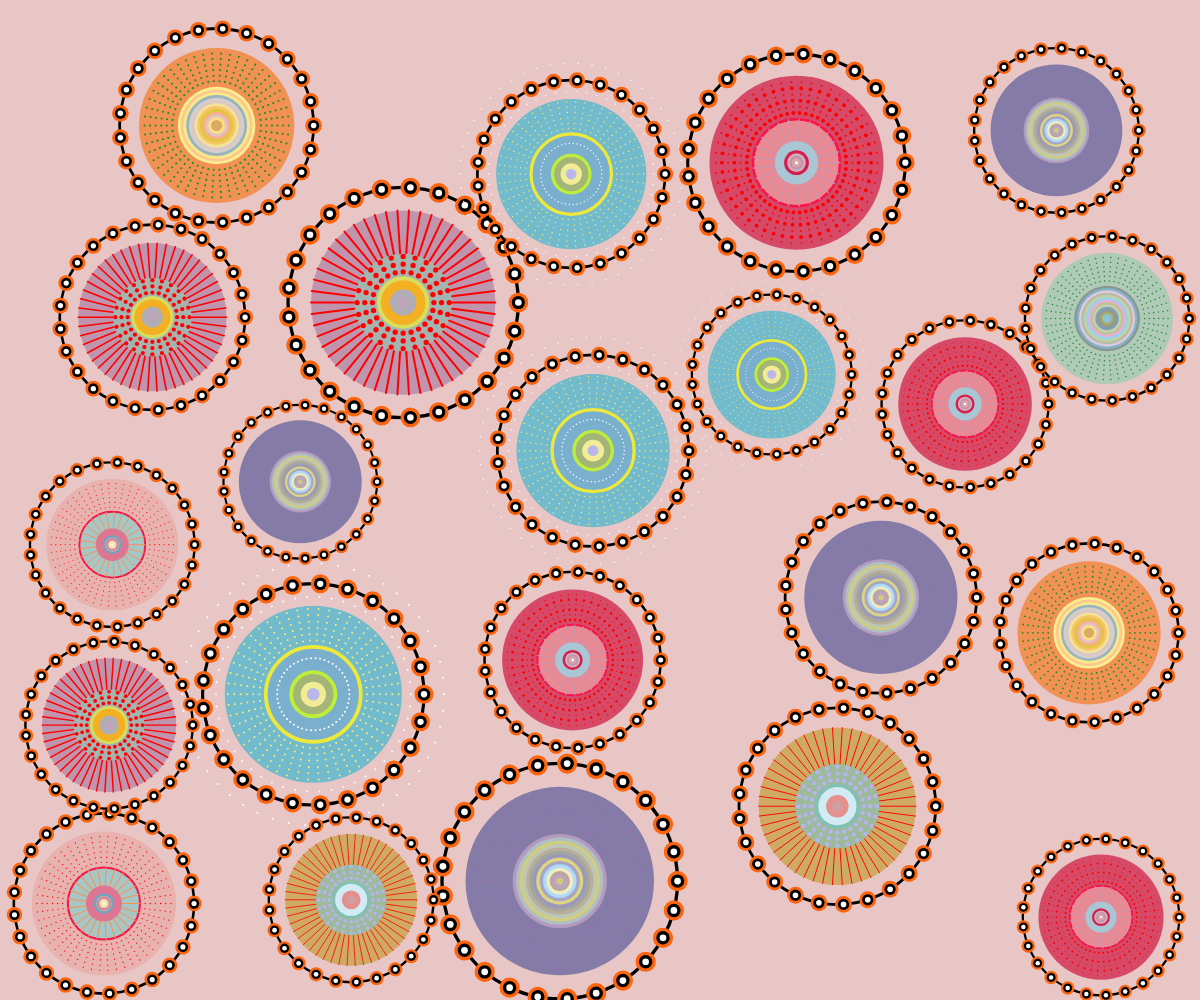
Frame 1 (no input)
Frame 60 (no input): identical to frame 1, image omitted
Frame 120 (the mouse pressed at the canvas centre since frame 60): identical to frame 1, image omitted

The p5.js sketch that drew this single still picture (run headless with seeded random() and noise() and a simulated clock; from frame 60 on, the mouse is pressed at the canvas centre):

// p5.js sketch
// ── sketch.js
// Base Configuration Class
//Creates an object that can be shared across all team members' code, allowing all patterns to use the same set of settings. 
//Source: https://developer.mozilla.org/zh-CN/docs/Web/JavaScript/Reference/Classes/static
// like a master task list for the entire codebase
class PatternConfig {
  static shared = {
    numCircles: 50,       // Number of small circles
    smallCircleSize: 5,   // Size of small circles
    numBorderCircles: 25, // Number of border circles
    borderCircleSizes: {
      outer: 30,          // Size of outer border circle
      middle: 20,         // Size of middle border circle
      inner: 10          // Size of inner border circle
    },
    mainCircleSize: 280,  // Size of main circle
    borderSize: 350      // Size of border
  };
}

// Base Circular Pattern Class
// Using class to easily create multiple similar patterns without repeating code
// x, y define the pattern position, scale defines the pattern size ratio
class CircularPattern {
  constructor(x, y, scale = 1) {
    this.x = x;
    this.y = y;
    this.scale = scale;
    this.config = PatternConfig.shared;
  }

  // Draw Border Decoration
  drawBorderDecoration() {
    stroke(0);
    strokeWeight(5 * this.scale);
    noFill();
    circle(this.x, this.y, this.config.borderSize * this.scale);

    const radius = 175 * this.scale;
    const sizes = this.config.borderCircleSizes;
    
    // Outer orange circle
    this.drawCircleRing(radius, this.config.numBorderCircles, sizes.outer, color(252, 101, 13));
    // Middle black circle
    this.drawCircleRing(radius, this.config.numBorderCircles, sizes.middle, color(0));
    // Inner white circle
    this.drawCircleRing(radius, this.config.numBorderCircles, sizes.inner, color(255));
  }

  // Draw a ring of circles to create a chain-like effect as in the reference image
  drawCircleRing(radius, count, size, fillColor) {
    fill(fillColor);
    noStroke();
    for (let i = 0; i < count; i++) {
      const angle = TWO_PI / count * i;
      const x = this.x + radius * cos(angle);
      const y = this.y + radius * sin(angle);
      circle(x, y, size * this.scale);
    }
  }

  // Draw radial lines to create a bicycle wheel spoke effect, radiating from the center
  drawRadialLines(innerRadius, outerRadius, count, strokeColor, weight = 2) {
    noFill();
    stroke(strokeColor);
    strokeWeight(weight * this.scale);
    
    for (let i = 0; i < count; i++) {
      const angle = TWO_PI / count * i;
      const x1 = this.x + innerRadius * cos(angle);
      const y1 = this.y + innerRadius * sin(angle);
      const x2 = this.x + outerRadius * cos(angle);
      const y2 = this.y + outerRadius * sin(angle);
      line(x1, y1, x2, y2);
    }
  }

  // Draw concentric circle
  drawConcentricCircle(diameter, fillColor, strokeColor = null, strokeWeight = 0) {
    fill(fillColor); //Skip border if no stroke color is se
    if (strokeColor) {
      stroke(strokeColor);
      this.setStrokeWeight(strokeWeight);
    } else {
      noStroke();
    }
    circle(this.x, this.y, diameter * this.scale);
  }

  // Set stroke weight
  setStrokeWeight(weight) {
    strokeWeight(weight * this.scale);
  }

  // Draw group of concentric circles
  drawConcentricRings(radii, circleSize, color) {
    fill(color);
    noStroke();
    radii.forEach(radius => {
      this.drawCircleRing(radius * this.scale, this.config.numCircles, circleSize * this.scale, color);
    });
  }
}

// First Pattern
class PurplePattern extends CircularPattern {
  draw() {
    // Main circle
    this.drawConcentricCircle(280, color(232,179,174));
    
    // Pink ring
    this.drawConcentricCircle(140, color(166,199,198), color(247, 20, 73), 4);
    
    // Green ring and radial lines
    this.drawConcentricCircle(70, color(222,118,146), color(200, 200, 50));
    this.drawRadialLines(35 * this.scale, 70 * this.scale, 25, color(250, 144, 82));
    
    // Inner circles
    const innerCircles = [
      { size: 40, fill: [113,164,192], stroke: [72, 135, 100] },
      { size: 30, fill: [207,178,168], stroke: [240, 84, 84] },
      { size: 25, fill: [218,71,137], stroke: [54, 49, 49] },
      { size: 22, fill: [221,178,174], stroke: [240, 84, 84] },
      { size: 15, fill: [243,233,171], stroke: [112, 194, 58] },
      { size: 5, fill: [255], stroke: [255] }
    ];


   // The forEach method is used to iterate over each object in the innerCircles array.
   // color(...fill) uses the spread operator (...), which takes each element in the array individually and passes it to the color() function. 
   // The reason for this is that the color() function requires individual RGB values as arguments, while fill is an array containing RGB values.

    innerCircles.forEach(({ size, fill, stroke }) => {
      this.drawConcentricCircle(size, color(...fill), color(...stroke));
    });
    
    // border deco
    this.drawBorderDecoration();
    
    // concentric rings
    this.drawConcentricRings([130, 120, 110, 100, 90, 80], 5, color(255, 0, 0));
  }
}

// Second pattern
class OrangePattern extends CircularPattern {
  draw() {
    // Main circle-purple
    this.drawConcentricCircle(280, color(191,148,173));
    
    // Green circle
    this.drawConcentricCircle(150, color(164,180,176));
    
    // Radial lines
    this.drawRadialLines(75 * this.scale, 140 * this.scale, 50, color(255, 0, 0), 3);
    
    // Internal dot group
    this.drawDotMatrix();
    
    // Inner circle
    const innerCircles = [
      { size: 80, fill: [217,221,92] },
      { size: 68, fill: [243,176,35] },
      { size: 40, fill: [176,173,182] },
      { size: 18, fill: [190,164,185] }
    ];

    innerCircles.forEach(({ size, fill }) => {
      this.drawConcentricCircle(size, color(...fill));
    });
    
    // Border decoration
    this.drawBorderDecoration();
  }

  drawDotMatrix() {
    fill(255, 0, 0);
    noStroke();
    const numCirclesRadial = 6;
    const numCirclesPerLayer = 24;
    const dotRadius = 4 * this.scale;
    const maxRadius = 70 * this.scale;

    //The outer loop controls the number of dots
    //a total of 6 layers from inside to outside
    for (let r = 1; r <= numCirclesRadial; r++) {
      const distance = (r / numCirclesRadial) * maxRadius;
      for (let i = 0; i < numCirclesPerLayer; i++) {
        const angle = TWO_PI / numCirclesPerLayer * i;
        const x = this.x + cos(angle) * distance;
        const y = this.y + sin(angle) * distance;
        circle(x, y, dotRadius * 2);
      }
    }
  }
}

// third pattern
class OrangeCirclePattern extends CircularPattern {
  draw() {
    // main circle
    this.drawConcentricCircle(280, color(113,187,204));
    this.drawConcentricCircle(150, color(122,175,205), color(238,232,58), 6);
    this.drawConcentricCircle(70, color(163,181,119), color(190,238,58), 6);
    this.drawConcentricRings([135, 125, 115, 105, 95, 85], 5, color(254,233,126));
    this.drawConcentricRings([57,154,207], 5, color(255));
    this.drawConcentricCircle(40, color(243,236,150));
    this.drawConcentricCircle(20, color(182,186,233));
    this.drawConcentricCircle(8, color(200,173,234));
    // border deco
    this.drawBorderDecoration();
  }
}

// forth pattern
class GreenPattern extends CircularPattern {
  draw() {
    this.drawConcentricCircle(280, color(207,170,99));
    this.drawRadialLines(75 * this.scale, 140 * this.scale, 50, color(255, 0, 0), 1.7);
    this.drawConcentricCircle(150, color(157,186,154));
    this.drawDotMatrix(color(180,180,238));
    const innerCircles = [
      { size: 80, fill: [128,193,183] },
      { size: 68, fill: [209,234,243] },
      { size: 40, fill: [228,145,142] },
      { size: 18, fill: [208,159,165] },
    ];

    innerCircles.forEach(({ size, fill }) => {
      this.drawConcentricCircle(size, color(...fill));
    });
    
    // border decoration
    this.drawBorderDecoration();
  }

  drawDotMatrix(dotColor) {
    fill(dotColor);
    noStroke();
    const numCirclesRadial = 6;
    const numCirclesPerLayer = 24;
    const dotRadius = 4 * this.scale;
    const maxRadius = 70 * this.scale;

    for (let r = 1; r <= numCirclesRadial; r++) {
      const distance = (r / numCirclesRadial) * maxRadius;
      for (let i = 0; i < numCirclesPerLayer; i++) {
        const angle = TWO_PI / numCirclesPerLayer * i;
        const x = this.x + cos(angle) * distance;
        const y = this.y + sin(angle) * distance;
        circle(x, y, dotRadius * 2);
      }
    }
  }
}

// The fifth pattern: white theme
class WhitePattern extends CircularPattern {
  draw() {
    let radius = 140;
    // main circle
    this.drawConcentricCircle(radius * 2, color(241,146,84));
    
    // Descending circle series
    const circles = [
      { size: 140, fill: [249,239,143] },
      { size: 130, fill: [255,198,147] },
      { size: 120, fill: [247,235,136] },
      { size: 110, fill: [153,179,193] },
      { size: 100, fill: [213,207,201] },
      { size: 90, fill: [220,199,200] },
      { size: 80, fill: [240,229,150] },
      { size: 70, fill: [250,196,106] },
      { size: 60, fill: [223,199,61] },
      { size: 50, fill: [248,175,140] },
      { size: 40, fill: [227,196,198] },
      { size: 30, fill: [253,225,128] },
      { size: 20, fill: [217,171,103] }
    ];
    // Iterate over each circle object in the circles array
    circles.forEach(({ size, fill }) => {
      // Extract 'size' and 'fill' properties from the circle object 
      // 'size' represents the size of the concentric circle 
      // 'fill' is an array representing color values, e.g., [r, g, b] 
      // Call the 'drawConcentricCircle' method to draw the circle 
      // Convert the 'fill' array to color values using the 'color' function
      this.drawConcentricCircle(size, color(...fill));
    });
    
    // Border decoration
    this.drawBorderDecoration();
    
    // Green ring
    this.drawConcentricRings([130, 120, 110, 100, 90, 80], 7, color(30, 142, 41));
  }
}

// Sixth pattern: yellow-orange theme
// Define a new class named YellowOrangePattern that extends the CircularPattern class
class YellowOrangePattern extends CircularPattern {
  // Override the draw method to define the specific pattern to be drawn
  draw() {
    // Main circle
    this.drawConcentricCircle(280, color(132,123,167));
    
    // Pink Circle Series
    this.drawConcentricCircle(140, color(180,153,192));
    this.drawConcentricCircle(130, color(174,192,193));
    
    // Descending circle series
    const recursiveCircles = [
    // Define an array of circle objects, each with a size and fill color for recursive drawing of concentric circles
      { size: 120, fill: [209,204,129] },
      { size: 110, fill: [188,199,183] },
      { size: 100, fill: [185,174,151] },
      { size: 90, fill: [161,166,162] },
      { size: 80, fill: [157,151,186] },
      { size: 70, fill: [220,214,128] },
      { size: 60, fill: [168,166,194] },
      { size: 50, fill: [173,219,255] },
      { size: 40, fill: [242,235,189] },
      { size: 30, fill: [184,167,162] },
      { size: 20, fill: [190,164,194] },
      { size: 10, fill: [209,202,122] },
    ];
    // Iterate over each circle object in the recursiveCircles array
    recursiveCircles.forEach(({ size, fill }) => {
    // Call the 'drawConcentricCircle' method to draw each concentric circle // Convert the 'fill' array to a color value and pass it along with 'size'
      this.drawConcentricCircle(size, color(...fill));
    });
    
    this.drawBorderDecoration();
    
    // Purple circle
    this.drawConcentricRings([130, 120, 110, 100, 90, 80], 5, color(152, 109, 185));
  }
}

    // Continue to the seventh pattern: SecondPurplePattern
class SecondPurplePattern extends CircularPattern {
  draw() {
    // main circle
    this.drawConcentricCircle(280, color(214,74,104));
    
    // pink circle
    this.drawConcentricCircle(140, color(234,137,145), color(247, 20, 73), 4);
    
    // green circle
    this.drawConcentricCircle(70, color(169,198,212), color(200, 200, 50));
    
    // Radial lines
    this.drawRadialLines(35 * this.scale, 70 * this.scale, 25, color(196,152,180));
    
    // Inner circle series
    const innerCircles = [
    // Define an array of circle objects, each containing the size, fill color, and stroke color for concentric circles
      { size: 40, fill: [213,30,80], stroke: [72, 135, 100] },
      { size: 30, fill: [222,173,179], stroke: [240, 84, 84] },
      { size: 25, fill: [181,186,194], stroke: [54, 49, 49] },
      { size: 22, fill: [199,144,175], stroke: [240, 84, 84] },
      { size: 15, fill: [216,165,169], stroke: [112, 194, 58] },
      { size: 5, fill: [255], stroke: [255] }
    ];
  // Iterate over each circle object in the innerCircles array
    innerCircles.forEach(({ size, fill, stroke }) => {
      // Call the 'drawConcentricCircle' method to draw the concentric circle 
      // Convert the 'fill' and 'stroke' arrays to color values and pass them in
      this.drawConcentricCircle(size, color(...fill), color(...stroke));
    });
    
    //Border decoration
    this.drawBorderDecoration();
    
    // Series of red rings, alternating sizes
    const ringRadii = [130, 120, 110, 100, 90, 80];
    // Iterate over each radius in the ringRadii array
    ringRadii.forEach((radius, index) => {
      // Determine the size of each circle in the ring // If the index is even, set circleSize to 5; if odd, set it to 10
      const circleSize = index % 2 === 0 ? 5 : 10;
      // Call the 'drawCircleRing' method to draw a ring of circles 
      // Scale the radius and circleSize based on this.scale
      this.drawCircleRing(
        radius * this.scale,
        this.config.numCircles,
        circleSize * this.scale,
        color(255, 0, 0)
      );
    });
  }
}

// The eighth pattern: the second white theme
class SecondWhitePattern extends CircularPattern {
  draw() {
    // main circle
    this.drawConcentricCircle(280, color(175,202,183));
    
    // First-level Decreasing Circle Series
    const circles = [
      { size: 140, fill: [138,150,146] },
      { size: 130, fill: [130,180,198] },
      { size: 120, fill: [223,201,222] },
      { size: 110, fill: [183,188,166] },
      { size: 100, fill: [196,209,164] },
      { size: 90, fill: [146,213,237] },
      { size: 80, fill: [234,172,220] },
      { size: 70, fill: [188,196,143] },
      { size: 60, fill: [198,207,180] },
      { size: 50, fill: [128,162,174] },
      { size: 40, fill: [142,152,154] },
      { size: 30, fill: [169,169,96] },
      { size: 20, fill: [142,195,211] }
    ];

    circles.forEach(({ size, fill }) => {
      this.drawConcentricCircle(size, color(...fill));
    });
    
    // Border Decoration
    this.drawBorderDecoration();
    
    // Special Ring Series
    const ringRadii = [130, 120, 110, 100, 90, 80];
    ringRadii.forEach(radius => {
      this.drawCircleRing(
        radius * this.scale,
        this.config.numCircles,
        7 * this.scale,
        color(30, 142, 41)
      );
    });
  }
}

// The PatternManager class is used to manage the creation and storage of a set of patterns source from：https://www.csdn.net/
class PatternManager {
  constructor() {
    this.patterns = [];
    this.patternClasses = [
      PurplePattern,
      OrangePattern,
      OrangeCirclePattern,
      GreenPattern,
      WhitePattern,
      YellowOrangePattern,
      SecondPurplePattern,
      SecondWhitePattern
    ];
    
    this.minPatterns = 20; // Defines the minimum number of patterns to be generated

    this.maxAttempts = 100; //  Defines the maximum number of attempts to create each pattern object
  }

  // Check if the pattern overlaps with an existing pattern
  checkOverlap(x, y, size) {
    for (let pattern of this.patterns) {
      // Calculate the horizontal and vertical distance between the current position and the center point of the pattern
      const dx = x - pattern.x;
      const dy = y - pattern.y;
      // The Pythagorean theorem is used to calculate the straight-line distance between two points
      const distance = sqrt(dx * dx + dy * dy);
      // Calculate the minimum safe distance between two patterns (sum of their radii)
      const minDistance = (size + pattern.size) / 2;
      
      if (distance < minDistance) {
        return true; // Have overlap
      }
    }
    return false; // nonoverlap
  }

  // Randomly gets a random position and size
  getRandomPosition() {
    // Define size range
    const minSize = min(windowWidth, windowHeight) * 0.15;
    const maxSize = min(windowWidth, windowHeight) * 0.25;
    const size = random(minSize, maxSize);
    
    // Defines the margins of the area that can be placed
    const margin = size / 2;
    // The x and y coordinates of the pattern are randomly generated to ensure that the pattern does not cross the window boundary
    const x = random(margin, windowWidth - margin);
    const y = random(margin, windowHeight - margin);
    
    return { x, y, size };
  }
   // The main way to create patterns, generating multiple patterns and storing them in the Patterns array
  createPatterns() {
     // Reset the patterns array to ensure that the pattern list is empty each time this method is called
    this.patterns = [];
    const maxPatterns = 30; // Maximum number of patterns. The number of patterns generated cannot exceed this number

    let attemptsCount = 0;// Records the current number of attempts

    const maxTotalAttempts = 1000; // An upper limit on the total number of attempts to avoid infinite loops
    
    // Cycle pattern generation when the number of patterns does not reach the maximum and the number of attempts is not exceeded
    while (this.patterns.length < maxPatterns && attemptsCount < maxTotalAttempts) {
      // Gets the randomly generated pattern position and size
      const { x, y, size } = this.getRandomPosition();
      
      // Check for overlap
      if (!this.checkOverlap(x, y, size)) {
       //Select a random pattern class from the pattern class array
        const PatternClass = random(this.patternClasses);
        
        // Calculate the scale (based on 350 as the base size)
        const scale = size / 350;
        
         // Creates a new pattern object, passing in the randomly generated position and scale
        const pattern = new PatternClass(x, y, scale);
        pattern.size = size;// Saves the actual size of the pattern to the size property of the pattern object
        
        this.patterns.push(pattern);// Adds the newly created pattern object to the patterns array
      }
      
      attemptsCount++;// Increase the number of attempts after each cycle
    }
    
    //Print the number of patterns generated and the total number of attempts
    console.log(`Created ${this.patterns.length} patterns after ${attemptsCount} attempts`);
  }

  draw() {
    // Sort by pattern size in descending order, with larger patterns drawn at the bottom
    this.patterns.sort((a, b) => b.size - a.size);
    this.patterns.forEach(pattern => pattern.draw());
  }

// Gets the number of the current pattern
  getPatternCount() {
    return this.patterns.length;
  }
}

// Global variables used to manage patterns
let patternManager;

// The setup function initializes the canvas and the PatternManager instance
function setup() {
  createCanvas(windowWidth, windowHeight);
  patternManager = new PatternManager();
  patternManager.createPatterns();
}

// The draw function, called at each frame, is responsible for drawing the pattern
function draw() {
  background(232,198,198,255);
  patternManager.draw();
}

// Window size change processing
function windowResized() {
  resizeCanvas(windowWidth, windowHeight);
  // Regenerates the pattern to fit the new canvas size
  patternManager.createPatterns();
}
